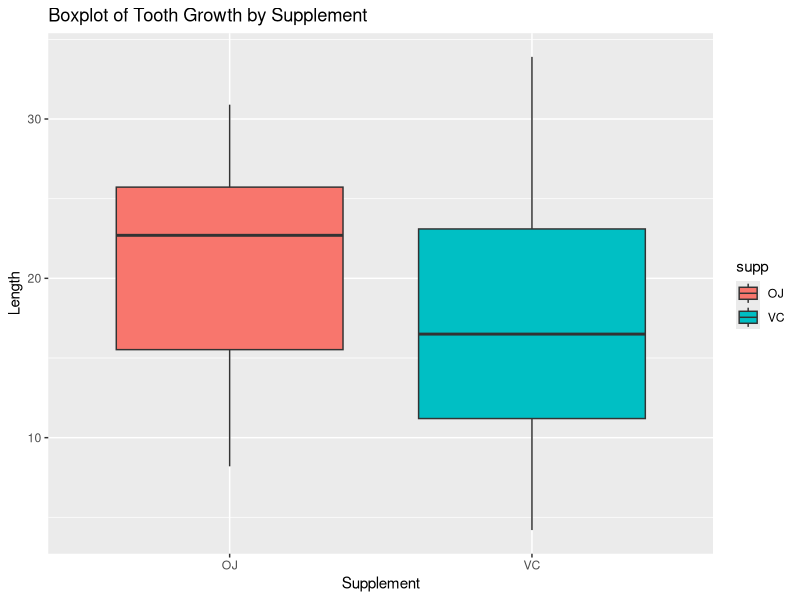
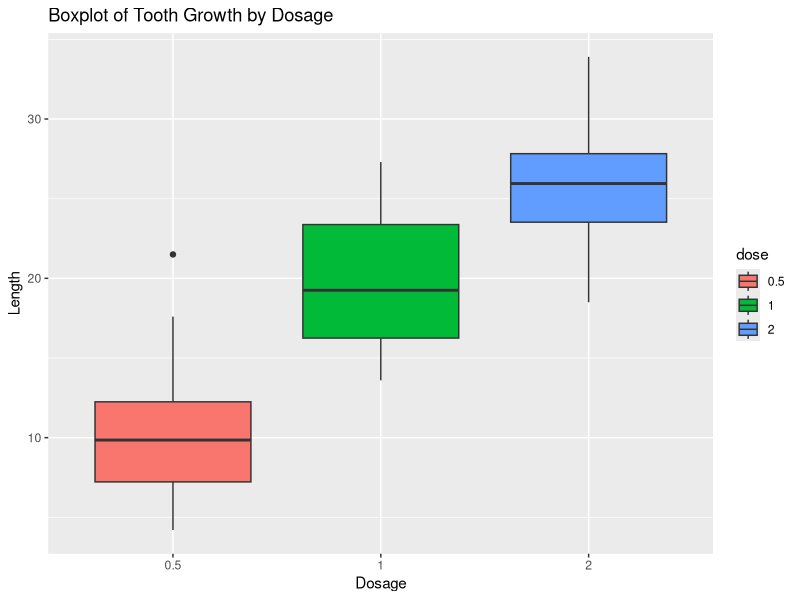
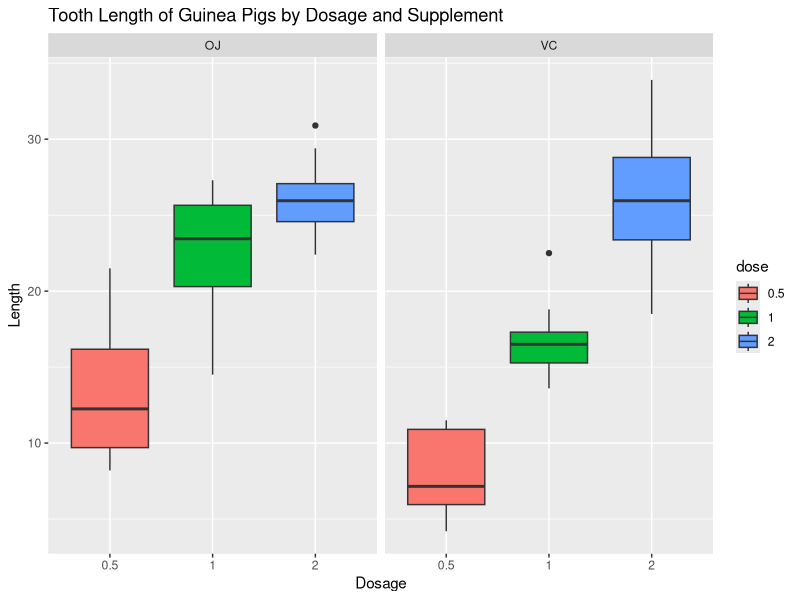

These figures' R source, in order:
## ---- chunk 1
# load datasets and ggplot2 packages and ToothGrowth data
library(datasets); library(ggplot2)

data(ToothGrowth)

# examine structure of ToothGrowth
str(ToothGrowth)
## ---- chunk 2
# change dose to factor variable
ToothGrowth$dose <- as.factor(ToothGrowth$dose)

# subset length measurements by supplement and also dosage
ojlength <- subset(ToothGrowth, supp == 'OJ')$len
vclength <- subset(ToothGrowth, supp == 'VC')$len
length05 <- subset(ToothGrowth, dose == 0.5)$len
length1 <- subset(ToothGrowth, dose == 1)$len
length2 <- subset(ToothGrowth, dose == 2)$len
## ---- chunk 3
table(ToothGrowth$dose,ToothGrowth$supp)
## ---- chunk 4
summary(ojlength)
## ---- chunk 5
summary(vclength)
## ---- chunk 6
g <- ggplot(ToothGrowth)
g + geom_boxplot(aes(supp, len, fill = supp)) +
        labs(title = 'Boxplot of Tooth Growth by Supplement',
             x = 'Supplement', y = 'Length')
## ---- chunk 7
tapply(ToothGrowth$len, ToothGrowth$supp, var)
## ---- chunk 8
summary(length05)
## ---- chunk 9
summary(length1)
## ---- chunk 10
summary(length2)
## ---- chunk 11
g <- ggplot(ToothGrowth)
g + geom_boxplot(aes(dose, len, fill = dose)) +
        labs(title = 'Boxplot of Tooth Growth by Dosage',
             x = 'Dosage', y = 'Length')
## ---- chunk 12
g <- ggplot(ToothGrowth)
g + geom_boxplot(aes(dose, len, fill = dose)) +
        facet_grid(.~supp) +
        labs(title="Tooth Length of Guinea Pigs by Dosage and Supplement",
             x="Dosage", y="Length")
## ---- chunk 13
t.test(vclength, ojlength)
## ---- chunk 14
# 0.5 vs 1
t.test(length05, length1)

# 1 vs 2
t.test(length1, length2)

# 0.5 vs 2
t.test(length05, length2)
## ---- chunk 15
ojlength1 <- subset(ToothGrowth, supp == 'OJ' & dose == 1)$len
ojlength2 <- subset(ToothGrowth, supp == 'OJ' & dose == 2)$len

# OJ: 1 vs 2
t.test(ojlength1, ojlength2)
## ---- chunk 16
vclength2 <- subset(ToothGrowth, supp == 'VC' & dose == 2)$len

# 2 vs 2
t.test(ojlength2, vclength2)
